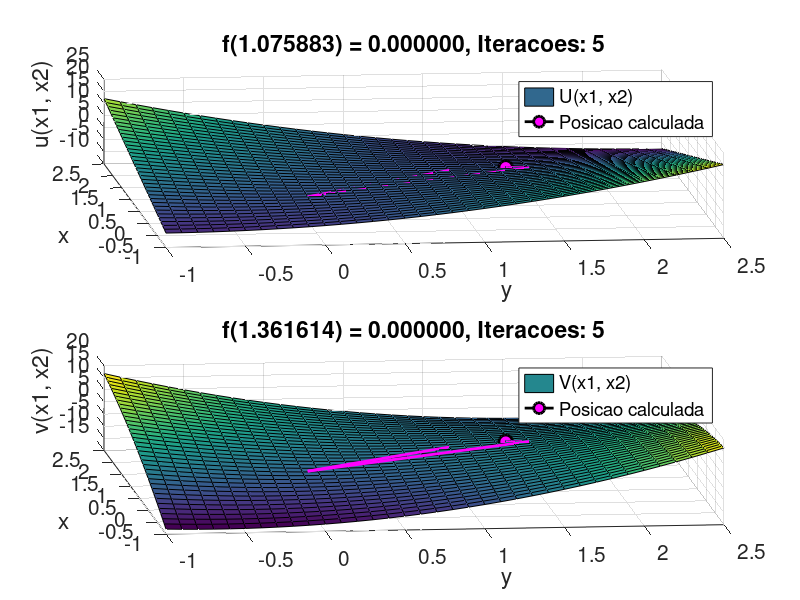
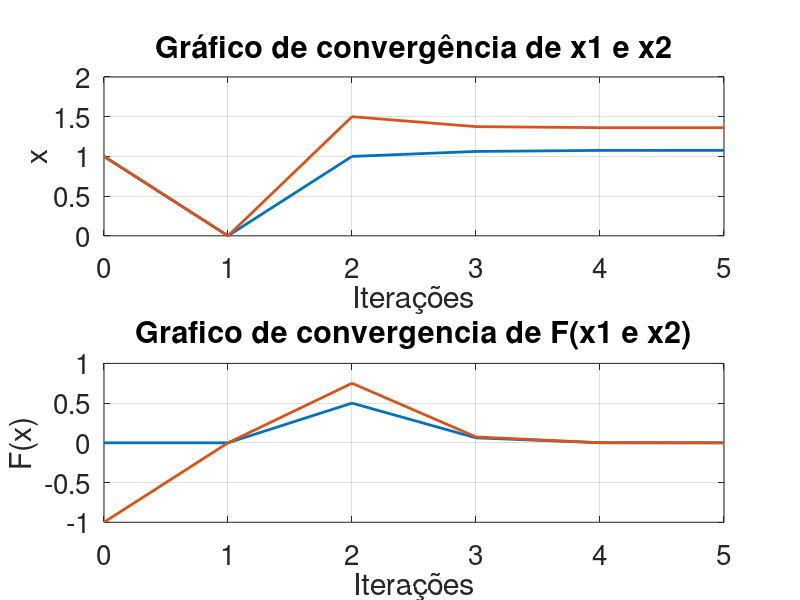

Source code (MATLAB) for these figures, in order:
% Daniel Vitor
% Exercicio 03

function lista02()
  clc
  format long
  
  x0 = [1; 1];
  
  tol = 1e-5;
  
  X = zeros(1001, 2); % x,y
  Y = zeros(1001, 2); % u(x,y), v(x,y)
  
  X(1, 1:2) = x0;
  Y(1, 1:2) = sistema(x0);
  
  
  for i = 2:1001
    J = jacobiano(x0);
    f = sistema(x0);
  
    x1 = x0 - inv(J)*f;
    
    X(i+1, 1:2) = x1;
    Y(i+1, 1:2) = sistema(x1);
           
    if max(abs(x1 - x0)) <= tol
      x0 = x1;
      break;
    endif
    
    x0 = x1;
  end
  
  value = sistema(x1);
  printf("O resultado de F(%.6f) = %.6f, e foram necessorias %d iterações\n", x1(1), value(1), i-1);
  printf("O resultado de F(%.6f) = %.6f, e foram necessorias %d iterações\n", x1(2), value(2), i-1);
  
  % only the ones i want
  X = X(1:(i+1), :);
  Y = Y(1:(i+1), :);
  
  qtdIteracoes = i;
  maiorValor = max(max(X));
  menorValor = min(min(X));
  intervalo = (menorValor - 1):0.1:(maiorValor + 1);
  
  Z = calculaGrafico3D(intervalo, intervalo);
  
  plotaGrafico(Z, X, Y ,intervalo, qtdIteracoes);
  
  plotarConvergencia(X, Y, i);
end

function plotaGrafico(Z, X, Y ,intervalo, qtdIteracoes)
  figure(1);
  clf;
  
  for i = 1:qtdIteracoes
    pause(1);
    subplot(2,1,1);
    s1 = surf(intervalo, intervalo, Z(:, :, 1));
    view([-10 -90 90]);
    hold on
    plot3(X(1:i, 2), X(1:i, 1), Y(1:i, 1), 'color', 'm', 'linewidth', 2);
    p1 = plot3(X(i, 2), X(i, 1), Y(i, 1), 'Marker', 'o', 'MarkerFaceColor', 'm', 'color', 'k', 'linewidth', 2, 'MarkerSize', 10);
    set(gca, 'fontsize', 15);
    hold off
    title(sprintf('f(%.6f) = %.6f, Iteracoes: %i', X(i, 1), Y(i, 1), i-1));
    xlabel('y');
    ylabel('x');
    zlabel('u(x1, x2)');
    legend([s1, p1], {'U(x1, x2)', 'Posicao calculada'}, 'location', 'northeast');
        
    subplot(2,1,2);
    s2 = surf(intervalo, intervalo, Z(:, :, 2));
    view([-10 -90 90]);
    hold on
    plot3(X(1:i, 2), X(1:i, 1), Y(1:i, 2), 'color', 'm', 'linewidth', 2);
    p2 = plot3(X(i, 2), X(i, 1), Y(i, 2), 'Marker', 'o', 'MarkerFaceColor', 'm', 'color', 'k', 'linewidth', 2, 'MarkerSize', 10);
    set(gca, 'fontsize', 15);
    hold off
    title(sprintf('f(%.6f) = %.6f, Iteracoes: %i', X(i, 2), Y(i, 2), i-1));
    xlabel('y');
    ylabel('x');
    zlabel('v(x1, x2)');
    legend([s2, p2], {'V(x1, x2)', 'Posicao calculada'}, 'location', 'northeast');
  endfor
end

function Z = calculaGrafico3D(intervaloX, intervaloY)
  numX = numel(intervaloX);
  numY = numel(intervaloY);
  
  Z = zeros(numX, numY, 2);
  
  for i = 1:numX
    for j = 1:numY
      Z(i, j, 1:2) = sistema([intervaloX(i); intervaloY(j)]);
    endfor
   endfor
end

function vetY = sistema(vetX)
  x1 = vetX(1);
  x2 = vetX(2);
  
  vetY = zeros(2,1);
  vetY(1) = 2.*x1 - 4.*x1.*x2 + 2.*(x2.^2);
  vetY(2) = 3.*(x2.^2) + 6.*x1 - x1.^2 - 4.*x1.*x2 - 5;
end

function J = jacobiano(vetX)
  x1 = vetX(1);
  x2 = vetX(2);
  
  J = zeros(2,2);
  J(1,1) = -4.*x2 + 2;         % d u(x1, x2)/x1
  J(1,2) = 4.*x2 - 4.*x1;      % d u(x1, x2)/x2
  J(2,1) = 6 - 4.*x2 - 2.*x1;  % d v(x1, x2)/x1
  J(2,2) = 6.*x2 - 4.*x1;      % d v(x1, x2)/x2
end

function plotarConvergencia(X, Y, i)  
  figure(2)
  clf
  subplot(2, 1, 1);
  p3 = plot(0:(i-1), X(1:(i), :), 'linewidth', 2);
  
  set(gca, 'fontsize', 20);
  grid('on');
  title("Gráfico de convergência de x1 e x2");
  xlabel("Iterações");
  ylabel("x"); 
  
  # -------------------------------------------------------------------------- #
  
  subplot(2, 1, 2);
  p4 = plot(0:(i-1), Y(1:(i), :), 'linewidth', 2);
  set(gca, 'fontsize', 20);
  grid('on');
  title("Grafico de convergencia de F(x1 e x2)");
  xlabel("Iterações");
  ylabel("F(x)");
end

